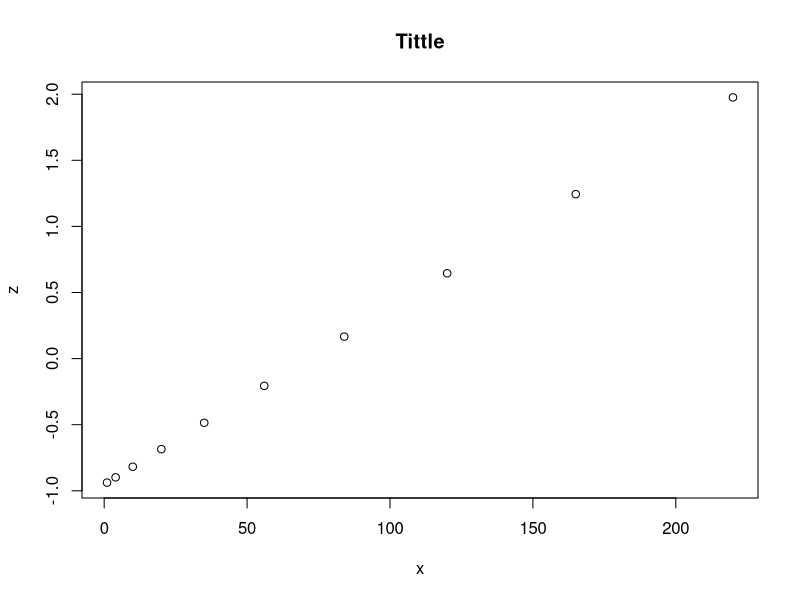
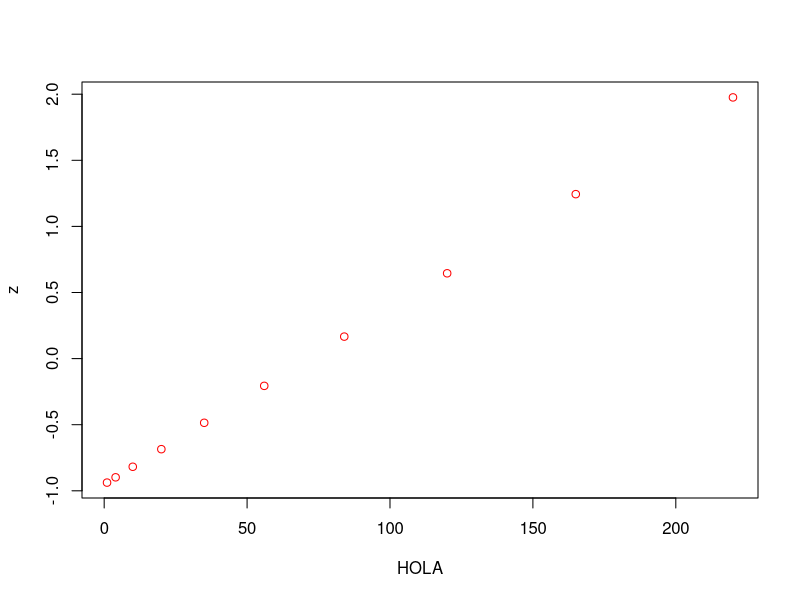
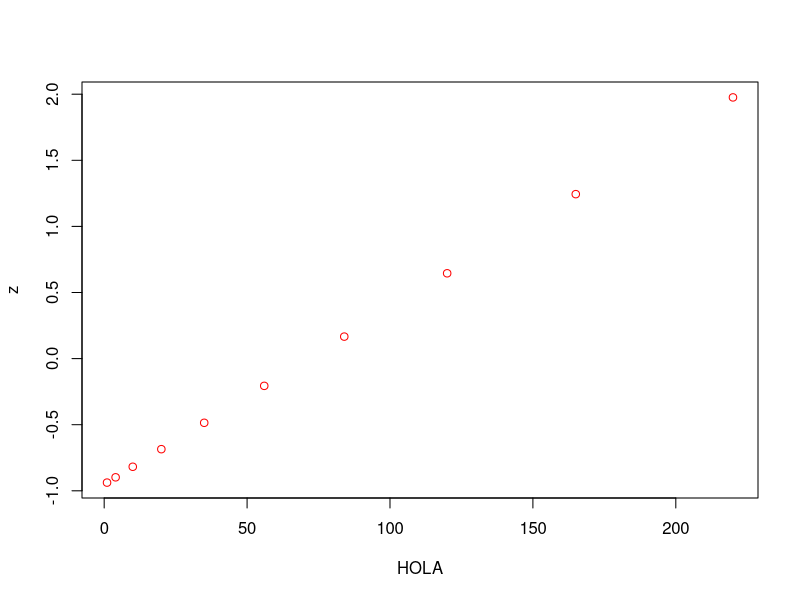
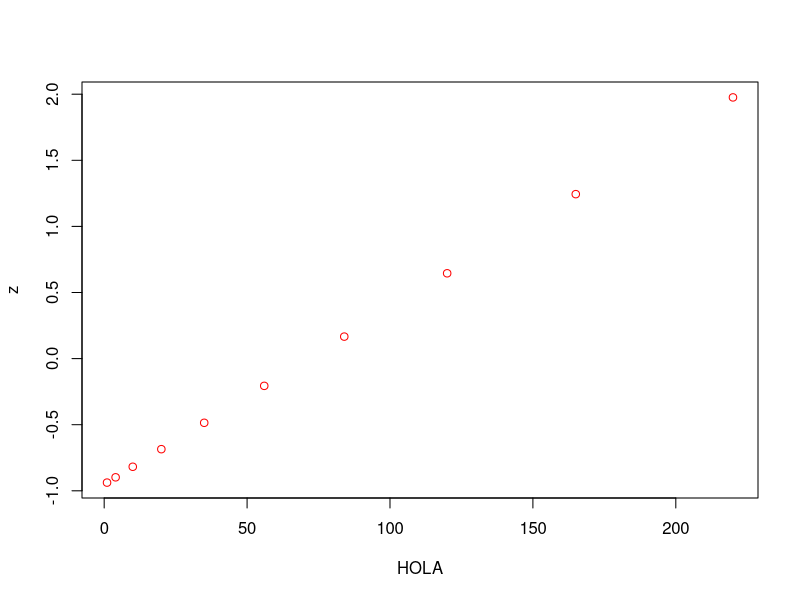
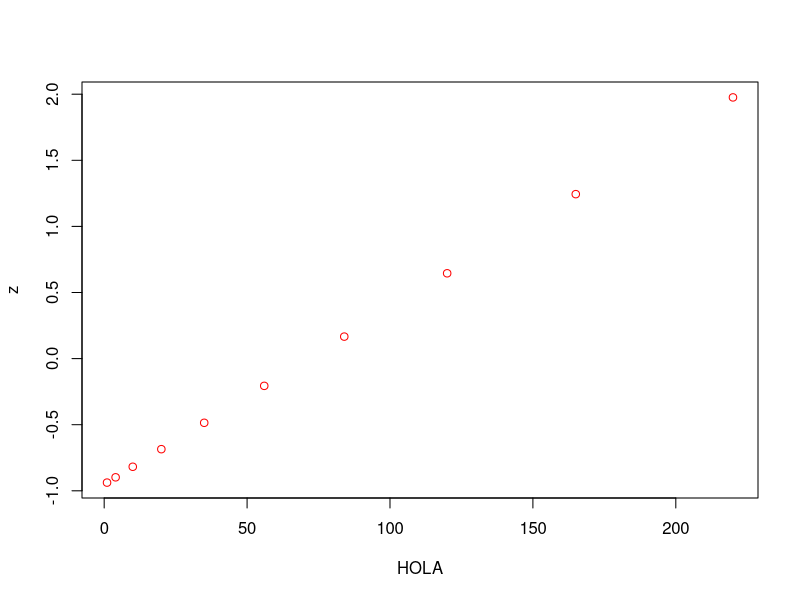

Reproduce these figures in R, in order.
#-> Duda planteada por Paco

ejemplo <- function(...) {
 s<-sum(...)
 comp<-list(...)
 return(list(suma=s,componentes=comp))
}
x<-2
y<-c(2,3)
z<-1:10
ejemplo(x,y,z)
ejemplo(x,y,z)$componentes
ejemplo(x,y,z)$componentes[[1]]

ejemplo(x,y)
ejemplo(x,y)$componentes
ejemplo(x,y)$componentes[[2]]

#################################

#-> Duda planteada por Juanma

grafico<-function(x,...){
 options(warn=-1)			#ignorar warnings
 z<-(x-mean(x))/sd(x)
 graf<-plot(x,z,...)
 diferencia<-diff(x,...)
 return(c(graf,diferencia))
}

x <- cumsum(cumsum(1:10))
grafico(x,main="Tittle")
grafico(x,col="red",xlab="HOLA")
grafico(x,col="red",xlab="HOLA",differences = 1)
grafico(x,col="red",xlab="HOLA",differences = 2)
grafico(x,col="red",xlab="HOLA",differences = 3)